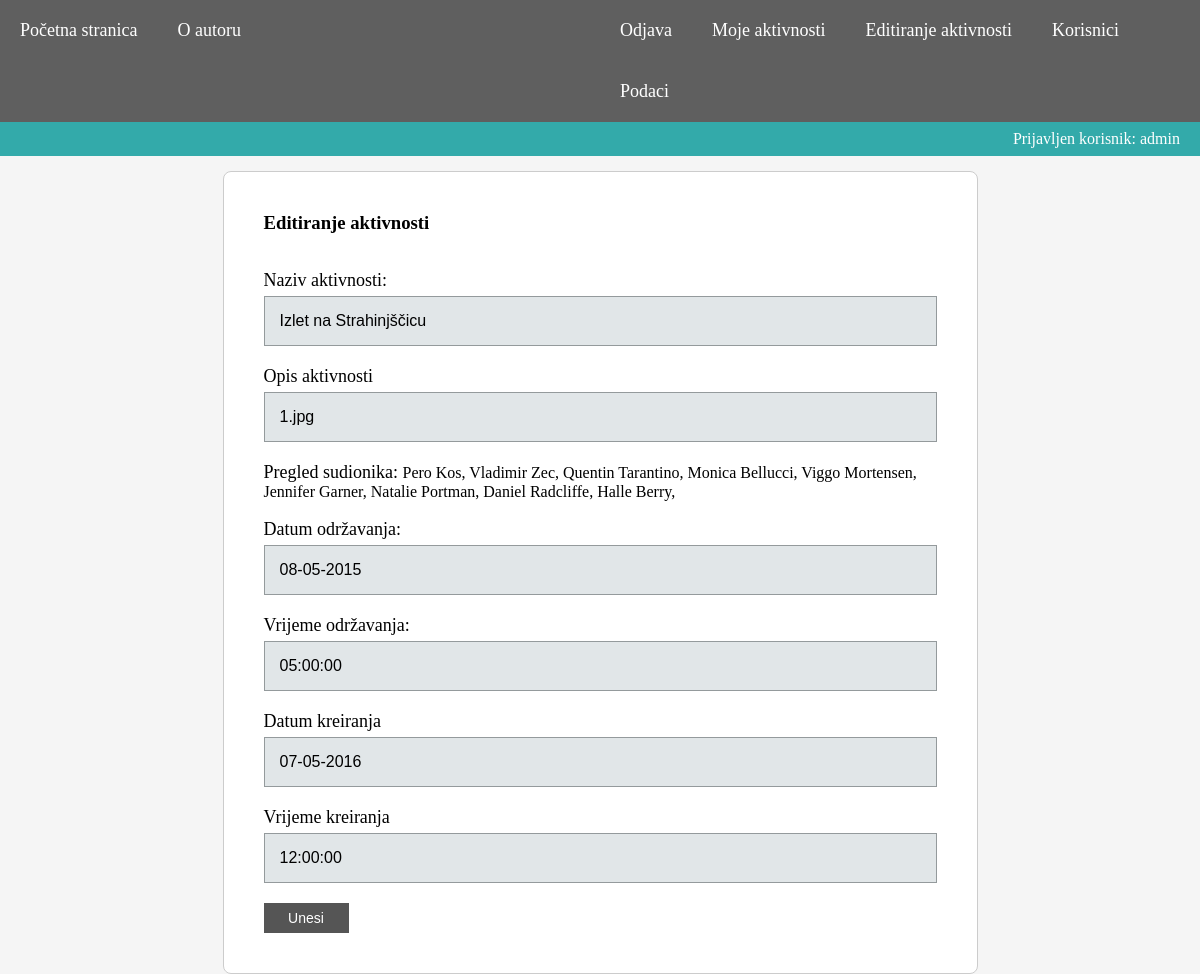
Page /editiranje_aktivnosti.php?id=1 (signed in) on the committed database.
### tables this page shows
CREATE TABLE IF NOT EXISTS `aktivnost` (
  `aktivnost_id` INT(10) NOT NULL AUTO_INCREMENT,
  `udruga_id` INT(10) NOT NULL,
  `datum_kreiranja` DATE NOT NULL,
  `vrijeme_kreiranja` TIME NOT NULL,
  `datum_odrzavanja` DATE NOT NULL,
  `vrijeme_odrzavanja` TIME NOT NULL,
  `naziv` VARCHAR(50) NOT NULL,
  `slika` TEXT NULL,
  PRIMARY KEY (`aktivnost_id`),
  INDEX `fk_aktivnost_udruga1_idx` (`udruga_id` ASC),
  CONSTRAINT `fk_aktivnost_udruga1`
    FOREIGN KEY (`udruga_id`)
    REFERENCES `udruga` (`udruga_id`)
    ON DELETE NO ACTION
    ON UPDATE NO ACTION);

CREATE TABLE IF NOT EXISTS `korisnik` (
  `korisnik_id` INT(10) NOT NULL AUTO_INCREMENT,
  `tip_id` INT(10) NOT NULL,
  `korisnicko_ime` VARCHAR(50) NOT NULL,
  `lozinka` VARCHAR(50) NOT NULL,
  `ime` VARCHAR(100) NOT NULL,
  `prezime` VARCHAR(100) NOT NULL,
  `email` VARCHAR(50) NULL,
  `slika` TEXT NULL,
  PRIMARY KEY (`korisnik_id`),
  INDEX `fk_korisnik_tip_korisnika_idx` (`tip_id` ASC),
  CONSTRAINT `fk_korisnik_tip_korisnika`
    FOREIGN KEY (`tip_id`)
    REFERENCES `tip_korisnika` (`tip_id`)
    ON DELETE NO ACTION
    ON UPDATE NO ACTION);

### baza.php (called while the page is built, shortened)
<?php
function izvrsiUpit($veza,$upit){
	$rezultat = mysqli_query($veza,$upit);
	return $rezultat;
}
?>

### editiranje_aktivnosti.php (the view, shortened to what this page needs)
<?php
		include_once("baza.php");
			$v = otvoriVezu();
			$id = $_GET['id'];
	$u = "SELECT * FROM aktivnost a, udruga u
			WHERE u.udruga_id = a.udruga_id AND u.moderator_id = 2 AND a.aktivnost_id = '$id' ";
			$r = izvrsiUpit($v,$u);
			$rezultat_ispis = mysqli_fetch_array($r);
			$u1 = "SELECT k.ime, k.prezime FROM korisnik k,  sudionik s
			WHERE k.korisnik_id = s.korisnik_id AND s.aktivnost_id = '$id'";
			$ispis = izvrsiUpit($v,$u1);
?>
<!DOCTYPE html>
<html>
	<head>
		<link rel="stylesheet" type="text/css" href="style.css" />
	</head>
	<body>
		<?php
			include("meni.php");
		if (!empty($_COOKIE["prijava"])) {
			?> <div class="second-meni">
			<p><?php echo "Prijavljen korisnik: ".$_COOKIE["prijava"]; ?> </p>
		</div>
		<?php }?>
		<div class="wrapper">
		<div class="opis-udruge">
			<h3> Editiranje aktivnosti </h3> <br> <br>
			<form name="forma" id="forma" method="POST"
			action="<?php echo $_SERVER["PHP_SELF"]."?id=".$id; ?>" >
				<label for="naziv">Naziv aktivnosti: </label>
				<input class="forma-stil" name="naziv" id="naziv" type="text" value="<?php echo $rezultat_ispis[6]; ?>" />
				<br/>
				<label for="opis">Opis aktivnosti </label>
				<input class="forma-stil" name="opis" id="opis" type="text" value="<?php echo $rezultat_ispis[7]; ?>" />
				<br/>
				<label for="sudionici">Pregled sudionika: </label>
					<?php
						while($row = mysqli_fetch_array($ispis))
						{
							echo $row['ime'] . " " . $row['prezime'] . ", ";
						}
					?>
				<br><br>
				<label for="datum_o">Datum održavanja: </label>
				<input class="forma-stil" name="datum_o" id="datum_o" type="text" value="<?php echo date("d-m-Y", strtotime($rezultat_ispis['datum_odrzavanja'])); ?>" />
				<br/>
				<label  for="vrijeme_o">Vrijeme održavanja: </label>
				<input class="forma-stil" name="vrijeme_o" id="vrijeme_o" type="text" value="<?php echo date('H:i:s',strtotime($rezultat_ispis['vrijeme_odrzavanja'])); ?>" />
				<br/>
				<label for="datum">Datum kreiranja </label>
				<input class="forma-stil" name="datum" id="datum" type="text" value="<?php echo date("d-m-Y", strtotime($rezultat_ispis['datum_kreiranja'])); ?>" />
				<br/>
				<label for="vrijeme">Vrijeme kreiranja</label>
				<input class="forma-stil" name="vrijeme" id="vrijeme" type="text" value="<?php echo date('H:i:s',strtotime($rezultat_ispis['vrijeme_kreiranja'])); ?>" />
				<br/>
				<input class="potvrdi" type="submit" name="submit" id="submit"
					   value="Unesi" />
			</form>
		</div>
		</div>
	</body>
</html>

### style.css (style rules this page uses)
* { padding: 0; margin: 0; border:0; box-sizing: border-box; outline:0; }
body { background-color: #F5F5F5; }
.wrapper { width: 755px; margin: 15px auto 0px auto; border: 1px solid #ccc; background-color: #fff; -webkit-border-radius: 8px; -moz-border-radius: 8px; border-radius: 8px; }
.second-meni { background-color: #3AA; padding: 5px; }
.second-meni p { color: #fff; font-size: 16px; float: right; margin-right:15px; }
form label { font-size: 18px; margin-bottom:10px; }
.opis-udruge { padding: 40px; }
p { line-height: 24px; }
.forma-stil { border: 1px solid #949A9C; font-size: 16px; height: auto; margin: 0; outline: 0; padding: 15px; width: 100%; background-color: #E1E6E8; color: #000; margin: 5px 0px 20px 0px; }
.potvrdi { background-color: #555; padding: 7px; width: 85px; font-size: 14px; color: #fff; }

### rows in the picture
aktivnost: naziv "Izlet na Strahinjščicu", opis "1.jpg", datum_o "08-05-2015", vrijeme_o "05:00:00", datum "07-05-2016", vrijeme "12:00:00"
korisnik: ime "Pero", prezime "Kos"
korisnik: ime "Vladimir", prezime "Zec"
korisnik: ime "Quentin", prezime "Tarantino"
korisnik: ime "Monica", prezime "Bellucci"
korisnik: ime "Viggo", prezime "Mortensen"
korisnik: ime "Jennifer", prezime "Garner"
korisnik: ime "Natalie", prezime "Portman"
korisnik: ime "Daniel", prezime "Radcliffe"
korisnik: ime "Halle", prezime "Berry"

### other values in the picture
$_COOKIE["prijava"] "admin"
